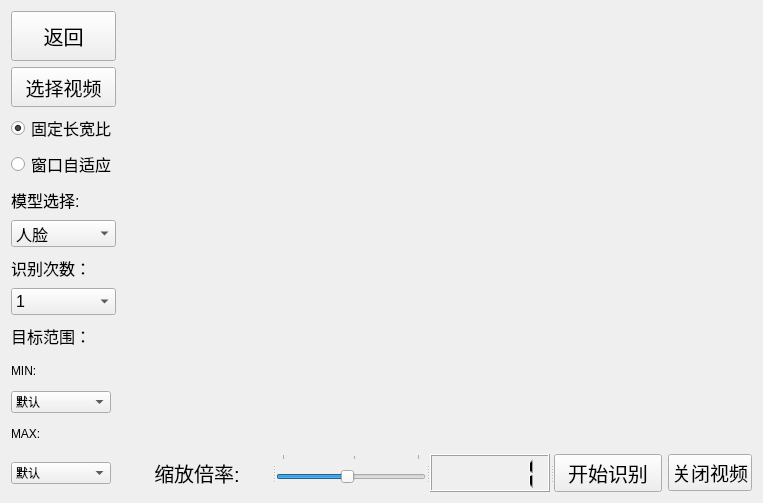
<?xml version="1.0" encoding="UTF-8"?>
<ui version="4.0">
 <class>VideoDetect</class>
 <widget class="QWidget" name="VideoDetect">
  <property name="geometry">
   <rect>
    <x>0</x>
    <y>0</y>
    <width>763</width>
    <height>503</height>
   </rect>
  </property>
  <property name="windowTitle">
   <string>视频识别</string>
  </property>
  <layout class="QGridLayout" name="gridLayout">
   <item row="0" column="0">
    <widget class="QPushButton" name="pbtBack">
     <property name="minimumSize">
      <size>
       <width>0</width>
       <height>50</height>
      </size>
     </property>
     <property name="font">
      <font>
       <pointsize>15</pointsize>
      </font>
     </property>
     <property name="text">
      <string>返回</string>
     </property>
    </widget>
   </item>
   <item row="1" column="0">
    <widget class="QPushButton" name="pbtSelect">
     <property name="minimumSize">
      <size>
       <width>0</width>
       <height>40</height>
      </size>
     </property>
     <property name="font">
      <font>
       <pointsize>14</pointsize>
      </font>
     </property>
     <property name="text">
      <string>选择视频</string>
     </property>
    </widget>
   </item>
   <item row="2" column="0">
    <widget class="QRadioButton" name="radwh">
     <property name="font">
      <font>
       <pointsize>12</pointsize>
      </font>
     </property>
     <property name="text">
      <string>固定长宽比</string>
     </property>
     <property name="checked">
      <bool>true</bool>
     </property>
    </widget>
   </item>
   <item row="3" column="0">
    <widget class="QRadioButton" name="radauto">
     <property name="font">
      <font>
       <pointsize>12</pointsize>
      </font>
     </property>
     <property name="text">
      <string>窗口自适应</string>
     </property>
    </widget>
   </item>
   <item row="4" column="0">
    <widget class="QLabel" name="label_2">
     <property name="maximumSize">
      <size>
       <width>16777215</width>
       <height>42</height>
      </size>
     </property>
     <property name="font">
      <font>
       <pointsize>12</pointsize>
      </font>
     </property>
     <property name="text">
      <string>模型选择:</string>
     </property>
    </widget>
   </item>
   <item row="5" column="0">
    <widget class="QComboBox" name="cmbmodel">
     <property name="font">
      <font>
       <family>Microsoft Sans Serif</family>
       <pointsize>12</pointsize>
      </font>
     </property>
     <item>
      <property name="text">
       <string>人脸</string>
      </property>
     </item>
     <item>
      <property name="text">
       <string>眼睛</string>
      </property>
     </item>
     <item>
      <property name="text">
       <string>左眼</string>
      </property>
     </item>
     <item>
      <property name="text">
       <string>全身</string>
      </property>
     </item>
    </widget>
   </item>
   <item row="6" column="0">
    <widget class="QLabel" name="label_5">
     <property name="maximumSize">
      <size>
       <width>16777215</width>
       <height>42</height>
      </size>
     </property>
     <property name="font">
      <font>
       <pointsize>12</pointsize>
      </font>
     </property>
     <property name="text">
      <string>识别次数：</string>
     </property>
    </widget>
   </item>
   <item row="7" column="0">
    <widget class="QComboBox" name="cmbtimes">
     <property name="font">
      <font>
       <family>Microsoft Sans Serif</family>
       <pointsize>12</pointsize>
      </font>
     </property>
     <item>
      <property name="text">
       <string>1</string>
      </property>
     </item>
     <item>
      <property name="text">
       <string>5</string>
      </property>
     </item>
     <item>
      <property name="text">
       <string>10</string>
      </property>
     </item>
     <item>
      <property name="text">
       <string>20</string>
      </property>
     </item>
    </widget>
   </item>
   <item row="8" column="0">
    <widget class="QLabel" name="label_6">
     <property name="maximumSize">
      <size>
       <width>16777215</width>
       <height>42</height>
      </size>
     </property>
     <property name="font">
      <font>
       <pointsize>12</pointsize>
      </font>
     </property>
     <property name="text">
      <string>目标范围：</string>
     </property>
    </widget>
   </item>
   <item row="9" column="0">
    <widget class="QLabel" name="label_4">
     <property name="maximumSize">
      <size>
       <width>60</width>
       <height>16777215</height>
      </size>
     </property>
     <property name="text">
      <string>MIN:</string>
     </property>
    </widget>
   </item>
   <item row="10" column="0">
    <widget class="QComboBox" name="cmbmin">
     <property name="maximumSize">
      <size>
       <width>100</width>
       <height>16777215</height>
      </size>
     </property>
     <item>
      <property name="text">
       <string>默认</string>
      </property>
     </item>
     <item>
      <property name="text">
       <string>50*50</string>
      </property>
     </item>
     <item>
      <property name="text">
       <string>100*100</string>
      </property>
     </item>
     <item>
      <property name="text">
       <string>200*200</string>
      </property>
     </item>
    </widget>
   </item>
   <item row="11" column="0">
    <widget class="QLabel" name="label_7">
     <property name="maximumSize">
      <size>
       <width>60</width>
       <height>16777215</height>
      </size>
     </property>
     <property name="text">
      <string>MAX:</string>
     </property>
    </widget>
   </item>
   <item row="12" column="0">
    <widget class="QComboBox" name="cmbmax">
     <property name="maximumSize">
      <size>
       <width>100</width>
       <height>16777215</height>
      </size>
     </property>
     <item>
      <property name="text">
       <string>默认</string>
      </property>
     </item>
     <item>
      <property name="text">
       <string>500*500</string>
      </property>
     </item>
     <item>
      <property name="text">
       <string>600*600</string>
      </property>
     </item>
    </widget>
   </item>
   <item row="12" column="1">
    <widget class="QSplitter" name="splitter_2">
     <property name="orientation">
      <enum>Qt::Horizontal</enum>
     </property>
     <widget class="QLabel" name="label_3">
      <property name="minimumSize">
       <size>
        <width>150</width>
        <height>0</height>
       </size>
      </property>
      <property name="maximumSize">
       <size>
        <width>150</width>
        <height>16777215</height>
       </size>
      </property>
      <property name="font">
       <font>
        <pointsize>15</pointsize>
       </font>
      </property>
      <property name="text">
       <string>缩放倍率:</string>
      </property>
      <property name="alignment">
       <set>Qt::AlignCenter</set>
      </property>
     </widget>
     <widget class="QSlider" name="slider">
      <property name="minimumSize">
       <size>
        <width>150</width>
        <height>10</height>
       </size>
      </property>
      <property name="maximumSize">
       <size>
        <width>150</width>
        <height>16777215</height>
       </size>
      </property>
      <property name="toolTip">
       <string>调整模型参数</string>
      </property>
      <property name="minimum">
       <number>101</number>
      </property>
      <property name="maximum">
       <number>120</number>
      </property>
      <property name="sliderPosition">
       <number>110</number>
      </property>
      <property name="orientation">
       <enum>Qt::Horizontal</enum>
      </property>
      <property name="tickPosition">
       <enum>QSlider::TicksAbove</enum>
      </property>
      <property name="tickInterval">
       <number>0</number>
      </property>
     </widget>
     <widget class="QLCDNumber" name="lcdNumber">
      <property name="minimumSize">
       <size>
        <width>120</width>
        <height>0</height>
       </size>
      </property>
      <property name="maximumSize">
       <size>
        <width>120</width>
        <height>16777215</height>
       </size>
      </property>
      <property name="font">
       <font>
        <pointsize>8</pointsize>
        <bold>true</bold>
       </font>
      </property>
      <property name="mode">
       <enum>QLCDNumber::Dec</enum>
      </property>
      <property name="intValue" stdset="0">
       <number>1</number>
      </property>
     </widget>
     <widget class="QPushButton" name="pbtRun">
      <property name="font">
       <font>
        <pointsize>15</pointsize>
       </font>
      </property>
      <property name="text">
       <string>开始识别</string>
      </property>
     </widget>
    </widget>
   </item>
   <item row="12" column="2">
    <widget class="QPushButton" name="pbtClose">
     <property name="minimumSize">
      <size>
       <width>0</width>
       <height>30</height>
      </size>
     </property>
     <property name="font">
      <font>
       <pointsize>14</pointsize>
      </font>
     </property>
     <property name="text">
      <string>关闭视频</string>
     </property>
    </widget>
   </item>
   <item row="0" column="1" rowspan="12" colspan="2">
    <widget class="QLabel" name="label">
     <property name="maximumSize">
      <size>
       <width>16777215</width>
       <height>16777215</height>
      </size>
     </property>
     <property name="text">
      <string/>
     </property>
    </widget>
   </item>
  </layout>
 </widget>
 <resources/>
 <connections/>
</ui>
